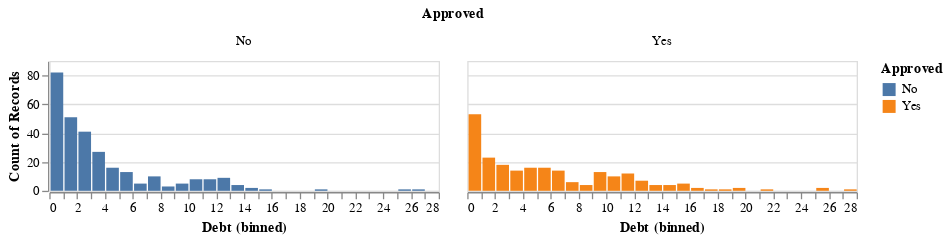

This figure's notebook cell:
### Code cell
data_vis_d = alt.Chart(data_train).mark_bar().encode(
    x = alt.X('Debt').scale(clamp= True).bin(maxbins=30),
    y = alt.Y('count()'),
    color = alt.Color('Approved')
).properties(
    height=100
).facet(
    "Approved:N",)
data_vis_d

### Figure 1 — Vega-Lite specification as saved in the notebook (floating-point values rounded to 4 significant figures; data arrays with more than 128 entries replaced by an {"elided": "..."} marker saying what was removed)
{"config": {"view": {"continuousWidth": 300, "continuousHeight": 300}}, "data": {"name": "data-9b2ed57830432ad344c2b937c9697da2"}, "facet": {"field": "Approved", "type": "nominal"}, "spec": {"mark": {"type": "bar"}, "encoding": {"color": {"field": "Approved", "type": "nominal"}, "x": {"bin": {"maxbins": 30}, "field": "Debt", "scale": {"clamp": true}, "type": "quantitative"}, "y": {"aggregate": "count", "type": "quantitative"}}, "height": 100}, "$schema": "https://vega.github.io/schema/vega-lite/v5.16.3.json", "datasets": {"data-9b2ed57830432ad344c2b937c9697da2": {"elided": "517 records"}}}
